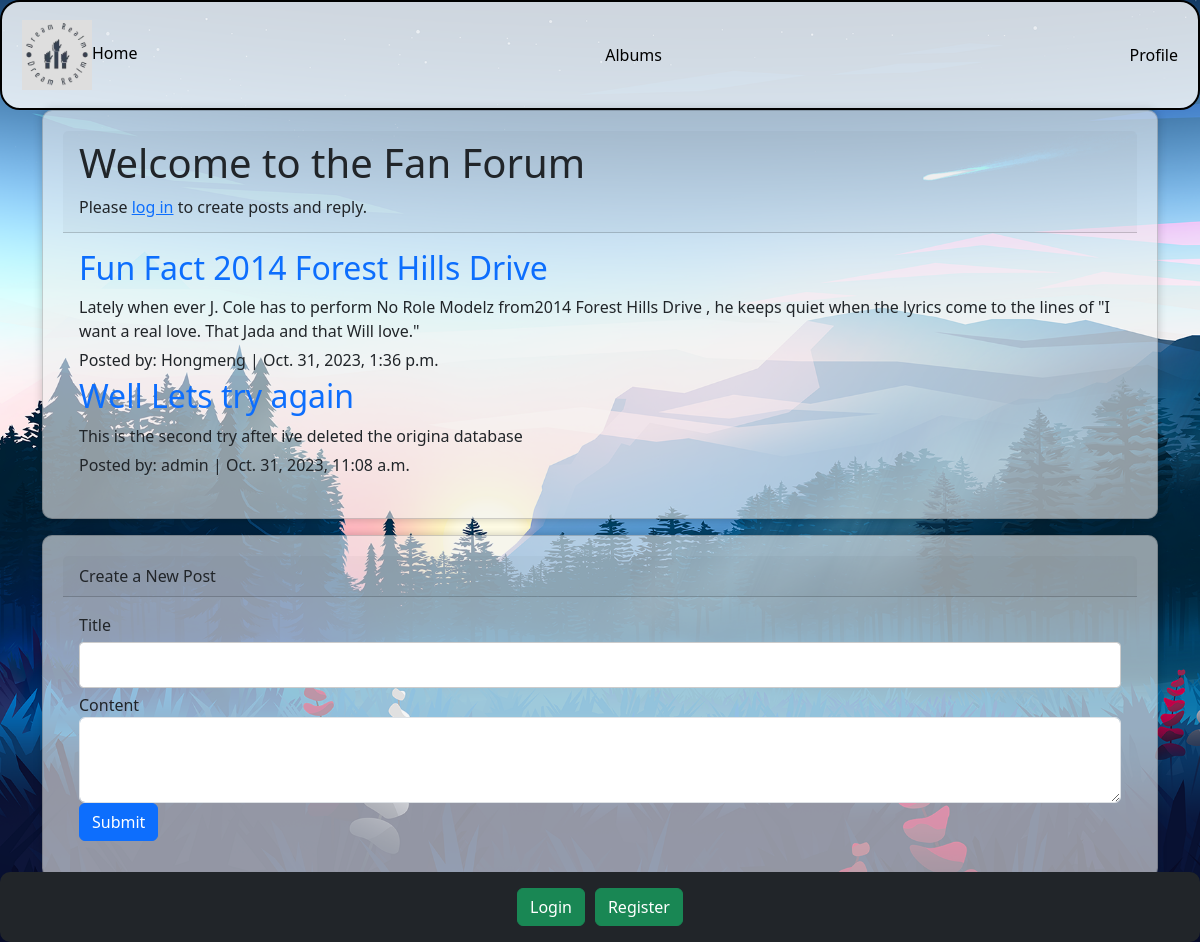
Page /forums/ on the committed database.
### realm_forum/models.py (models this page shows)
class Post(models.Model):
    user = models.ForeignKey(User, on_delete=models.CASCADE)
    title = models.CharField(max_length=200)
    content = models.TextField()
    created_at = models.DateTimeField(default=timezone.now)

### realm_forum/views.py (the view)
# urls.py: path('', views.forum_home, name='forum_home'),
def forum_home(request):
    posts = Post.objects.all().order_by('-created_at')
    return render(request, 'realm_forum/forum_home.html', {'posts': posts})

### realm_forum/templates/realm_forum/forum_home.html (shortened to what this page needs)
{% extends 'dream_realm/base.html' %}
{% block content %}
  <div class="container">
    <div class="card mb-3">
      <div class="card-header">
        <h1>Welcome to the Fan Forum</h1>
        {% if user.is_authenticated %}
          <a href="{% url 'realm_forum:create_post' %}" class="btn btn-primary">Create New Post</a>
        {% else %}
          <p>Please <a href="{% url 'user_auth:login' %}">log in</a> to create posts and reply.</p>
        {% endif %}
      </div>
      <div class="card-body">
        <div class="post-list">
          {% for post in posts %}
            <div class="post">
              <h2><a href="{% url 'realm_forum:view_post' post.id %}" class="text-decoration-none">{{ post.title }}</a></h2>
              <p>{{ post.content|safe }}</p>
              <p>Posted by: {{ post.user.username }} | {{ post.created_at }}</p>
            </div>
          {% endfor %}
        </div>
      </div>
    </div>
    <div class="card mb-3">
      <div class="card-header">Create a New Post</div>
      <div class="card-body">
        <form action="{% url 'realm_forum:create_post' %}" method="post">
          <div class="form-group">
            <label for="title">Title</label>
            <input type="text" name="title" class="form-control" id="title">
          </div>
          <div class="form-group">
            <label for="content">Content</label>
            <textarea name="content" class="form-control" id="content" rows="3"></textarea>
          </div>
          <button type="submit" class="btn btn-primary">Submit</button>
        </form>
      </div>
    </div>
  </div>
{% endblock %}

### dream_realm/static/styles.css (style rules this page uses)
* { margin: 0; padding: 0; box-sizing: border-box; }
body { background-image: url("images/bg.jpg"); background-size: cover; background-repeat: no-repeat; background-attachment: fixed; }
.card { display: flex; justify-content: space-between; background-color: rgba(240, 240, 240, 0.6); padding: 20px; border-radius: 10px; box-shadow: 0px 0px 10px rgba(0, 0, 0, 0.2); }
form input[type="text"], form input[type="email"] { padding: 10px; margin: 5px 0; border: 1px solid #ccc; border-radius: 4px; }
.user-details, p { margin: 5px 0; }

### rows in the picture
Post: title "Fun Fact 2014 Forest Hills Drive", content "Lately when ever J. Cole has to perform No Role Modelz from2014 Forest Hills Drive , he keeps quiet when the lyrics come to the lines of \"I want a real love. That Jada and that Will love.\"", user.username "Hongmeng", created_at "Oct. 31, 2023, 1:36 p.m."
Post: title "Well Lets try again", content "This is the second try after ive deleted the origina database", user.username "admin", created_at "Oct. 31, 2023, 11:08 a.m."
